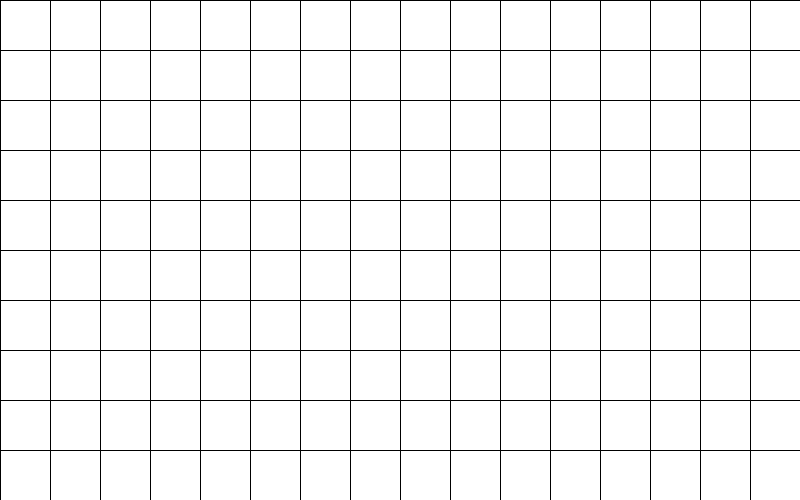
Frame 1 (no input)
Frame 60 (the mouse pressed at the canvas centre just before this capture): identical to frame 1, image omitted
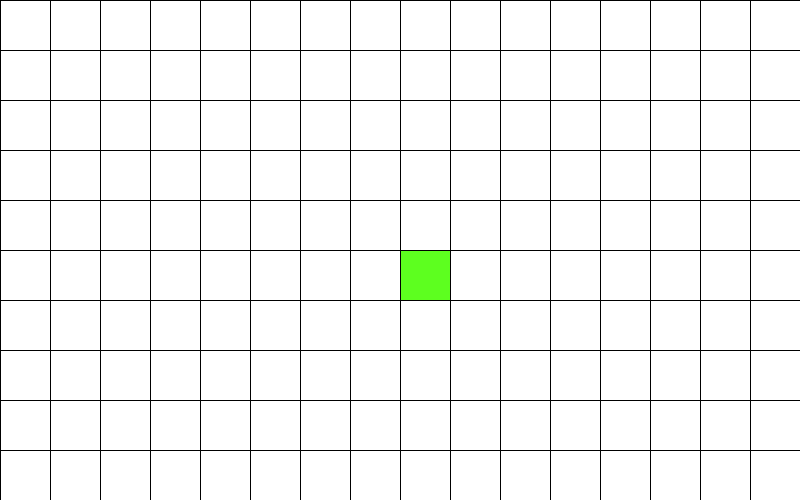
Frame 120 (the mouse held since frame 60 and released just before this capture)

The Processing sketch that drew these frames (run headless with seeded random() and noise(); from frame 60 on, the mouse is pressed at the canvas centre):

// Processing sketch: week06_1
// ── week06_1.pde
//week06-1 好玩的程式設計.....File-Preference設大字型
//修改自week05-2 好玩的程式設計 兩層for(迴圈)配合if..else if..else
//Crtl-N 開新視窗
void setup(){
  size(800,500);//視窗大小 800 x 500
}
int[][] a =new int[10][16];//Java 的陣列寫法,跟C/C++不同
void mousePressed() {
  int i=mouseY/50, j=mouseX/50;
  a[i][j]=1;
}
void draw(){
  for(int i=0; i<10; i++){ //上週是for y 現在改成 for i 左手i
    for(int j=0; j<16; j++){ //上週是for x 現在改成 for j 左手j
      if(a[i][j]==1)fill(#5DFF1F); //若陣列有值，設綠色
      else fill(255); //沒有值，設白色
      rect(j*50, i*50, 50, 50); //畫四邊形
    }
  }  
  /*很多行的註解 用斜線星  
  for(int y=0; y<500; y+=50){ //外面for迴圈y座標
    for(int x=0; x<800; x+=50){ //裡面for迴圈x座標
      if(x<mouseX && mouseX<x+50)fill(#5DFF1F);
      else if(y<mouseY&&mouseY<y+50)fill(#5DFF1F);
      else fill(255);
      rect(x,y,50,50);
    }
  }收尾的地方，是星斜線*/
}
